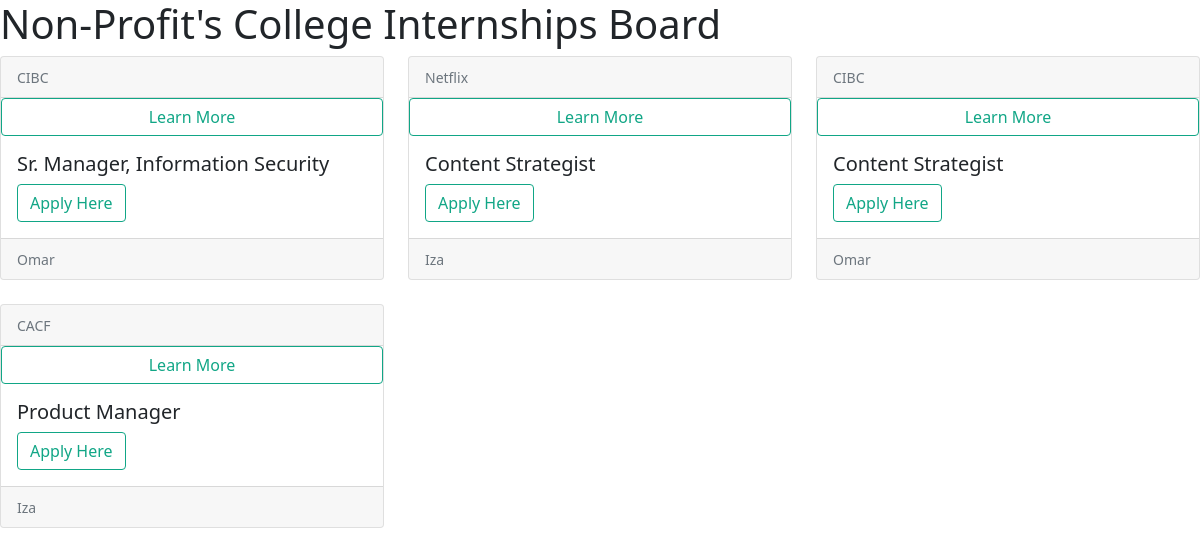
Before: / with the older database file.
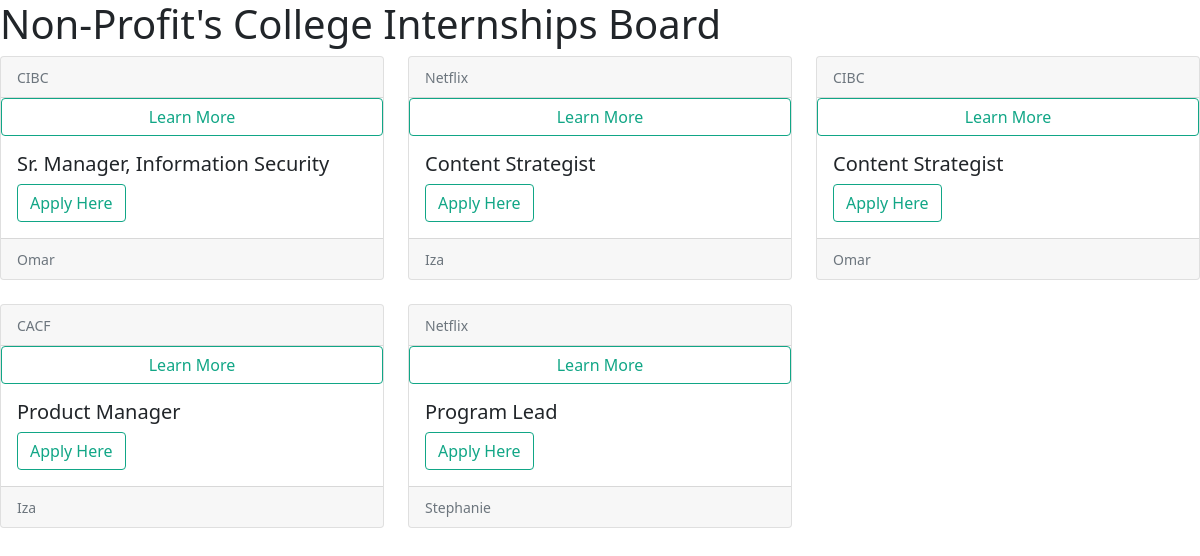
After: the same page with the newer database file.
### board/models.py (models this page shows, shortened)
class Internship(models.Model):
    position_title = models.CharField(max_length=200)
    date_posted = models.DateField(default=date.today)
    app_link= models.URLField()
    description = models.TextField(blank=True)
    staff = models.ForeignKey(Staff, null=True, on_delete= models.SET_NULL)
    company = models.ForeignKey(Company, null=True, on_delete= models.SET_NULL)

class Company(models.Model):
    name = models.CharField(max_length=200)
    org_partner = models.BooleanField()
    website = models.URLField()
    location = models.CharField(max_length=200, blank=True)
    def __str__(self):
        return self.name

class Staff(models.Model):
    name= models.CharField(max_length=150)
    position = models.CharField(max_length=200)
    email = models.EmailField()
    def __str__(self):
        return self.name

### board/views.py (the view)
# urls.py: path('', views.home, name='board-home'),
def home(request):
    context = {
        'jobs': Internship.objects.all(),
        'staff' : Staff.objects.all(),
    }
    return render(request, 'board/home.html', context)

### board/templates/board/home.html
{% extends "board/base.html" %}
{% block content %}
    <div class="row row-cols-1 row-cols-md-3 g-4">
      {% for job in jobs %}
        <div class="col">
          <div class="card h-100">
            <div class="card-header">
              <small class="text-muted">{{ job.company }}</small>
            </div>
            <a href="{% url 'show-internship' job.id %}" class="btn btn-outline-primary">Learn More</a>
            <div class="card-body">
              <h5 class="card-title">{{ job.position_title }}</h5>
              <a href="{{job.app_link }}" class="btn btn-outline-primary">Apply Here</a>
            </div>
            <div class="card-footer">
              <small class="text-muted">{{ job.staff }}</small>
            </div>
          </div>
        </div>
        {% endfor %}
    </div>
{% endblock content %}

Changed rows visible on the page:
added Internship: company "Netflix", position_title "Program Lead", staff "Stephanie"
